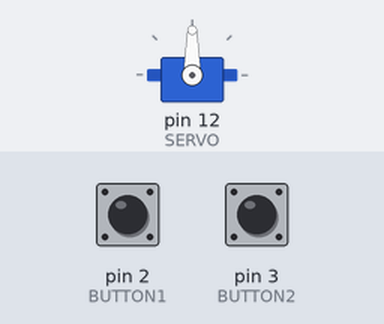
The sketch below on a simulated Arduino Uno, built with avr-gcc and run on an emulated ATmega328P. Shown: servo. Inputs (shaded band) come from the test bench; at power-on: pin 2 (BUTTON1) LOW, pin 3 (BUTTON2) LOW.

Above: at 1.2 s.
1.3 s: pin 2 (BUTTON1) pulled HIGH for 0.15 s
At 2.3 s:
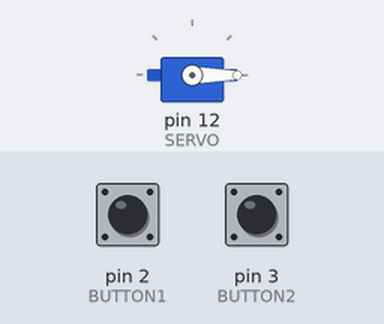
2.9 s: pin 3 (BUTTON2) pulled HIGH for 0.15 s
At 3.5 s:
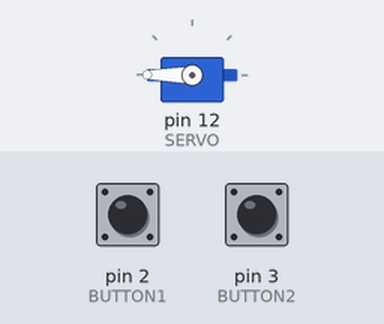
4.5 s: pin 2 (BUTTON1) pulled HIGH for 1 s
At 5.9 s:
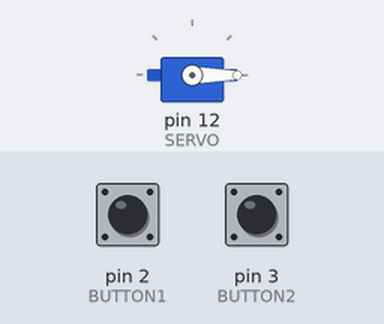
7.0 s: pin 3 (BUTTON2) pulled HIGH for 1 s
At 7.8 s:
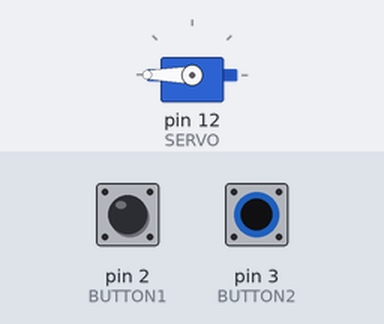
Timing chart, 0 to 10.0 s (numbered marks = the images above; inputs shaded):
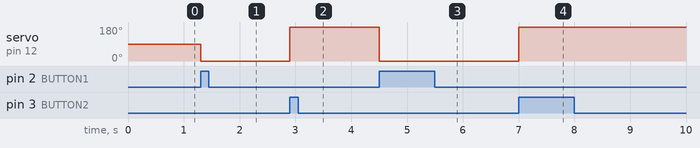

Measured:
- after the input at 1.3 s, servo on pin 12 (SERVO): 90° → 0° at once
- after the input at 2.9 s, servo on pin 12 (SERVO): 0° → 180° at once
- after the input at 4.5 s, servo on pin 12 (SERVO): 180° → 0° at once
- after the input at 7.0 s, servo on pin 12 (SERVO): 0° → 180° at once

The sketch:

servo.ino
```cpp
#include <Servo.h>

#define SERVO   12
#define BUTTON1 2
#define BUTTON2 3

Servo servo;

void setup()
{
  pinMode(SERVO, OUTPUT);
  pinMode(BUTTON1, INPUT);
  pinMode(BUTTON2, INPUT);

  digitalWrite(LED_BUILTIN, LOW);

  servo.attach(SERVO);
}

void loop()
{
  if (digitalRead(BUTTON1) == HIGH)
  {
    servo.write(0);
  }

  if (digitalRead(BUTTON2) == HIGH)
  {
    servo.write(180);
  }
}
```
